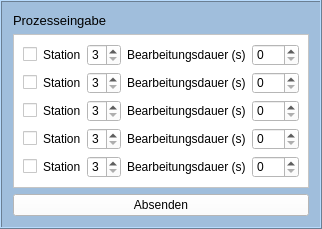
        <widget class="QFrame" name="frame_10">
         <property name="sizePolicy">
          <sizepolicy hsizetype="Preferred" vsizetype="Preferred">
           <horstretch>0</horstretch>
           <verstretch>0</verstretch>
          </sizepolicy>
         </property>
         <property name="styleSheet">
          <string notr="true">background-color: rgb(160 ,190, 220);</string>
         </property>
         <property name="frameShape">
          <enum>QFrame::Box</enum>
         </property>
         <property name="frameShadow">
          <enum>QFrame::Raised</enum>
         </property>
         <layout class="QVBoxLayout" name="verticalLayout_4">
          <item>
           <widget class="QLabel" name="label_21">
            <property name="font">
             <font>
              <family>Arial</family>
              <pointsize>10</pointsize>
              <weight>9</weight>
              <italic>false</italic>
              <bold>false</bold>
             </font>
            </property>
            <property name="styleSheet">
             <string notr="true">background-color: rgb(160 ,190, 220);
font: 75 10pt &quot;Arial&quot;;
</string>
            </property>
            <property name="text">
             <string>Prozesseingabe</string>
            </property>
           </widget>
          </item>
          <item>
           <widget class="QFrame" name="frame_11">
            <property name="styleSheet">
             <string notr="true">background-color: rgb(255 ,255, 255);</string>
            </property>
            <property name="frameShape">
             <enum>QFrame::StyledPanel</enum>
            </property>
            <property name="frameShadow">
             <enum>QFrame::Raised</enum>
            </property>
            <layout class="QGridLayout" name="gridLayout_6">
             <item row="1" column="3">
              <widget class="QLabel" name="label_28">
               <property name="text">
                <string>Bearbeitungsdauer (s)</string>
               </property>
              </widget>
             </item>
             <item row="4" column="3">
              <widget class="QLabel" name="label_31">
               <property name="text">
                <string>Bearbeitungsdauer (s)</string>
               </property>
              </widget>
             </item>
             <item row="4" column="1">
              <widget class="QLabel" name="label_26">
               <property name="text">
                <string>Station</string>
               </property>
              </widget>
             </item>
             <item row="1" column="2">
              <widget class="QSpinBox" name="prozessstation2number">
               <property name="minimum">
                <number>3</number>
               </property>
               <property name="maximum">
                <number>6</number>
               </property>
               <property name="value">
                <number>3</number>
               </property>
              </widget>
             </item>
             <item row="0" column="2">
              <widget class="QSpinBox" name="prozessstation1number">
               <property name="minimum">
                <number>3</number>
               </property>
               <property name="maximum">
                <number>6</number>
               </property>
               <property name="value">
                <number>3</number>
               </property>
              </widget>
             </item>
             <item row="1" column="1">
              <widget class="QLabel" name="label_23">
               <property name="text">
                <string>Station</string>
               </property>
              </widget>
             </item>
             <item row="0" column="4">
              <widget class="QSpinBox" name="prozessstation1dauer">
               <property name="maximum">
                <number>900</number>
               </property>
               <property name="singleStep">
                <number>5</number>
               </property>
              </widget>
             </item>
             <item row="2" column="3">
              <widget class="QLabel" name="label_29">
               <property name="text">
                <string>Bearbeitungsdauer (s)</string>
               </property>
              </widget>
             </item>
             <item row="3" column="1">
              <widget class="QLabel" name="label_25">
               <property name="text">
                <string>Station</string>
               </property>
              </widget>
             </item>
             <item row="4" column="2">
              <widget class="QSpinBox" name="prozessstation5number">
               <property name="prefix">
                <string/>
               </property>
               <property name="minimum">
                <number>3</number>
               </property>
               <property name="maximum">
                <number>6</number>
               </property>
               <property name="value">
                <number>3</number>
               </property>
              </widget>
             </item>
             <item row="2" column="1">
              <widget class="QLabel" name="label_24">
               <property name="text">
                <string>Station</string>
               </property>
              </widget>
             </item>
             <item row="3" column="4">
              <widget class="QSpinBox" name="prozessstation4dauer">
               <property name="maximum">
                <number>900</number>
               </property>
               <property name="singleStep">
                <number>5</number>
               </property>
              </widget>
             </item>
             <item row="3" column="3">
              <widget class="QLabel" name="label_30">
               <property name="text">
                <string>Bearbeitungsdauer (s)</string>
               </property>
              </widget>
             </item>
             <item row="2" column="4">
              <widget class="QSpinBox" name="prozessstation3dauer">
               <property name="maximum">
                <number>900</number>
               </property>
               <property name="singleStep">
                <number>5</number>
               </property>
              </widget>
             </item>
             <item row="2" column="2">
              <widget class="QSpinBox" name="prozessstation3number">
               <property name="minimum">
                <number>3</number>
               </property>
               <property name="maximum">
                <number>6</number>
               </property>
               <property name="value">
                <number>3</number>
               </property>
              </widget>
             </item>
             <item row="3" column="2">
              <widget class="QSpinBox" name="prozessstation4number">
               <property name="minimum">
                <number>3</number>
               </property>
               <property name="maximum">
                <number>6</number>
               </property>
               <property name="value">
                <number>3</number>
               </property>
              </widget>
             </item>
             <item row="0" column="3">
              <widget class="QLabel" name="label_27">
               <property name="text">
                <string>Bearbeitungsdauer (s)</string>
               </property>
              </widget>
             </item>
             <item row="0" column="1">
              <widget class="QLabel" name="label_22">
               <property name="toolTip">
                <string>&lt;html&gt;&lt;head/&gt;&lt;body&gt;&lt;p&gt;Das ist der Tooltip von dem Label!&lt;/p&gt;&lt;/body&gt;&lt;/html&gt;</string>
               </property>
               <property name="text">
                <string>Station</string>
               </property>
              </widget>
             </item>
             <item row="4" column="4">
              <widget class="QSpinBox" name="prozessstation5dauer">
               <property name="maximum">
                <number>900</number>
               </property>
               <property name="singleStep">
                <number>5</number>
               </property>
              </widget>
             </item>
             <item row="1" column="4">
              <widget class="QSpinBox" name="prozessstation2dauer">
               <property name="maximum">
                <number>900</number>
               </property>
               <property name="singleStep">
                <number>5</number>
               </property>
              </widget>
             </item>
             <item row="0" column="0">
              <widget class="QCheckBox" name="prozessstation1enabled">
               <property name="text">
                <string/>
               </property>
              </widget>
             </item>
             <item row="1" column="0">
              <widget class="QCheckBox" name="prozessstation2enabled">
               <property name="text">
                <string/>
               </property>
              </widget>
             </item>
             <item row="2" column="0">
              <widget class="QCheckBox" name="prozessstation3enabled">
               <property name="text">
                <string/>
               </property>
              </widget>
             </item>
             <item row="3" column="0">
              <widget class="QCheckBox" name="prozessstation4enabled">
               <property name="text">
                <string/>
               </property>
              </widget>
             </item>
             <item row="4" column="0">
              <widget class="QCheckBox" name="prozessstation5enabled">
               <property name="text">
                <string/>
               </property>
              </widget>
             </item>
            </layout>
           </widget>
          </item>
          <item>
           <widget class="QPushButton" name="sendProzess">
            <property name="sizePolicy">
             <sizepolicy hsizetype="Preferred" vsizetype="Preferred">
              <horstretch>0</horstretch>
              <verstretch>0</verstretch>
             </sizepolicy>
            </property>
            <property name="styleSheet">
             <string notr="true">background-color: rgb(255 ,255, 255);</string>
            </property>
            <property name="text">
             <string>Absenden</string>
            </property>
           </widget>
          </item>
         </layout>
        </widget>
